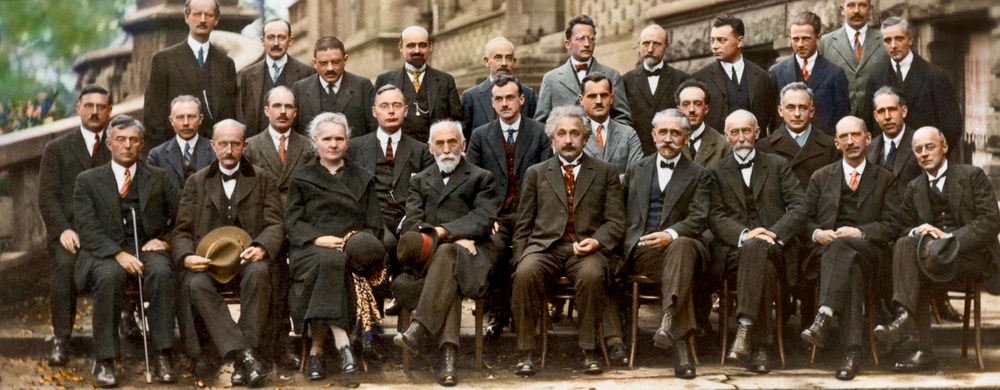
#> input picture OpenCV/pictures/solvay.png, 1000 x 390 px, shrunk from 2732 x 1066 before the run
$ python otsuThresholding.py
#> lines starting #> are read from the running program, lines starting #| are printed output that depends on the picture; after the words box and inside, x2 and y2 are one past the last pixel; in counts of white or black regions, pixels touching at a corner belong together
import cv2 as cv
import numpy as np

pic = cv.imread("pictures/solvay.png", 0)
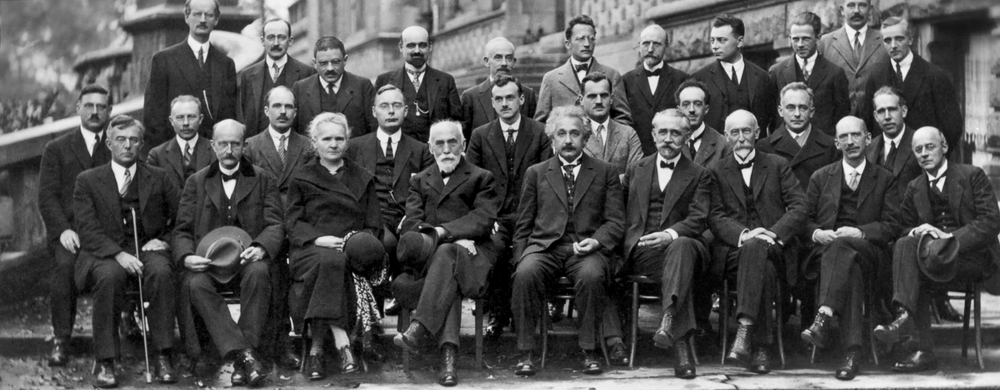
#> pic: shape (390, 1000); min 0, max 247, mean 81.2
ret, thresh1 =cv.threshold(pic, 120, 255, cv.THRESH_BINARY)
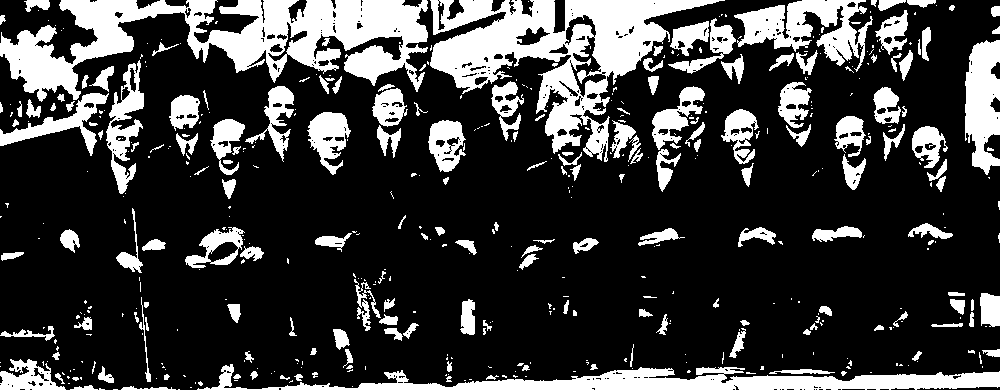
#> thresh1: shape (390, 1000); 23.7% white; 486 white regions (306 under 20 px), largest, box (x1, y1, x2, y2) and area: (0, 0, 428, 102) 19153, (430, 0, 725, 162) 16953, (197, 364, 1000, 390) 8935
ret2, thresh2 = cv.threshold(pic, 0 ,255, cv.THRESH_BINARY + cv.THRESH_OTSU)
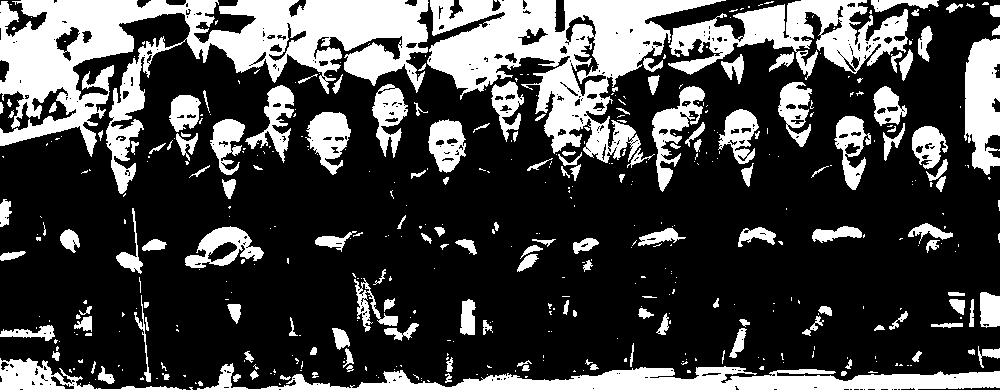
#> thresh2: shape (390, 1000); 27.7% white; 478 white regions (323 under 20 px), largest, box (x1, y1, x2, y2) and area: (0, 0, 429, 194) 29244, (427, 0, 726, 163) 19580, (197, 363, 1000, 390) 10202
#> ret2 = 106


cv.imshow("original", pic)
cv.imshow("thresh1", thresh1)
cv.imshow("thresh2", thresh2)


cv.waitKey(0)
cv.destroyAllWindows

$ run again, with OpenCV/pictures/manzara.png copied over OpenCV/pictures/solvay.png
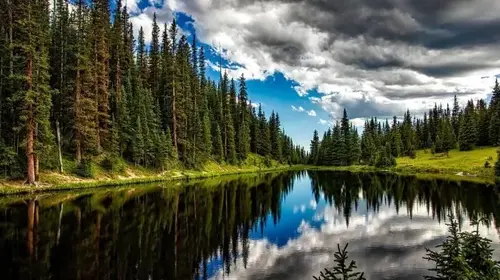
#> input picture OpenCV/pictures/manzara.png, 500 x 280 px
#> `ret, thresh1 =cv.threshold(pic, 120, 255, cv.THRESH_BINARY)`:
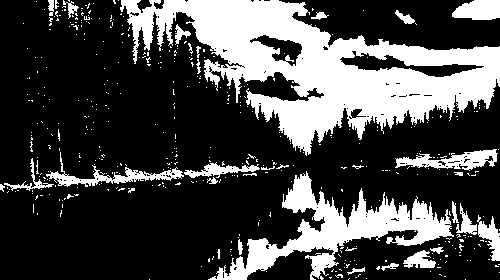
#> thresh1: shape (280, 500); 27.8% white; 440 white regions (407 under 20 px), largest, box (x1, y1, x2, y2) and area: (120, 0, 500, 156) 24252, (208, 171, 454, 280) 7650, (395, 149, 498, 171) 1077
#> `ret2, thresh2 = cv.threshold(pic, 0 ,255, cv.THRESH_BINARY + cv.THRESH..`:
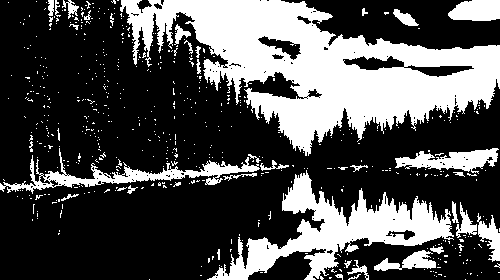
#> thresh2: shape (280, 500); 31.4% white; 569 white regions (532 under 20 px), largest, box (x1, y1, x2, y2) and area: (120, 0, 500, 156) 26092, (207, 170, 454, 280) 8592, (0, 148, 260, 194) 2497
#> ret2 = 108
